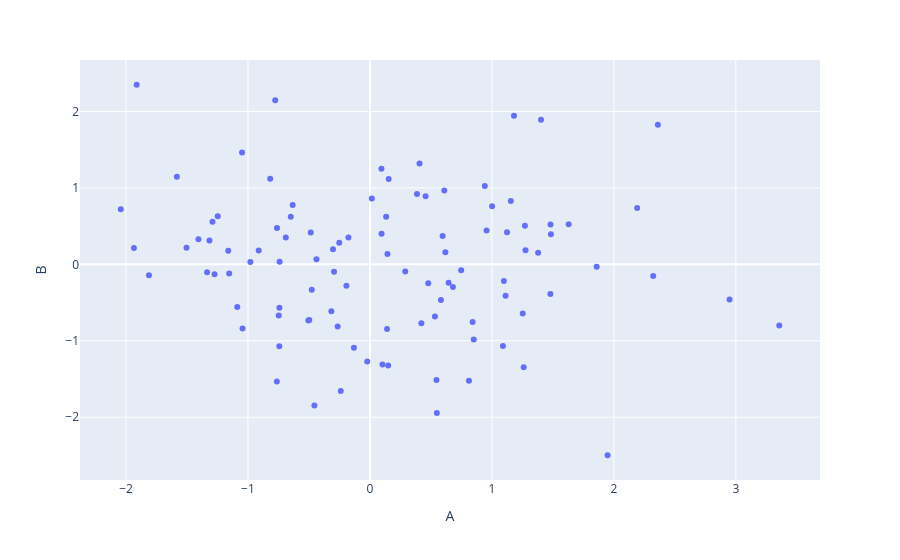

Write notebook code for a chart like this one.
### Markdown cell above
## Scatter

### Code cell
import plotly.express as px

fig = px.scatter(df, x='A', y='B')
fig.show()
